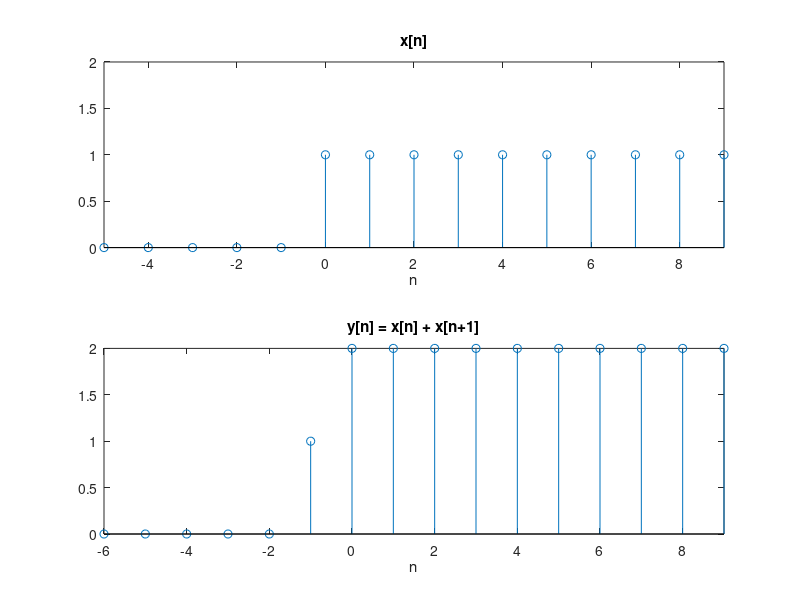

Reproduce this figure in MATLAB.
% 1.4(b)
nx = -5:9;
x = [nx>=0];    % x[n] = u[n]

subplot(211);
stem(nx,x);
title('x[n]'); xlabel('n'); axis([-5 9 0 2]);

ny = -6:9;
y = [0 nx>=0] + [0 nx>=-1];

subplot(212);
stem(ny,y);
title('y[n] = x[n] + x[n+1]');
xlabel('n'); axis([-6 9 0 2]);